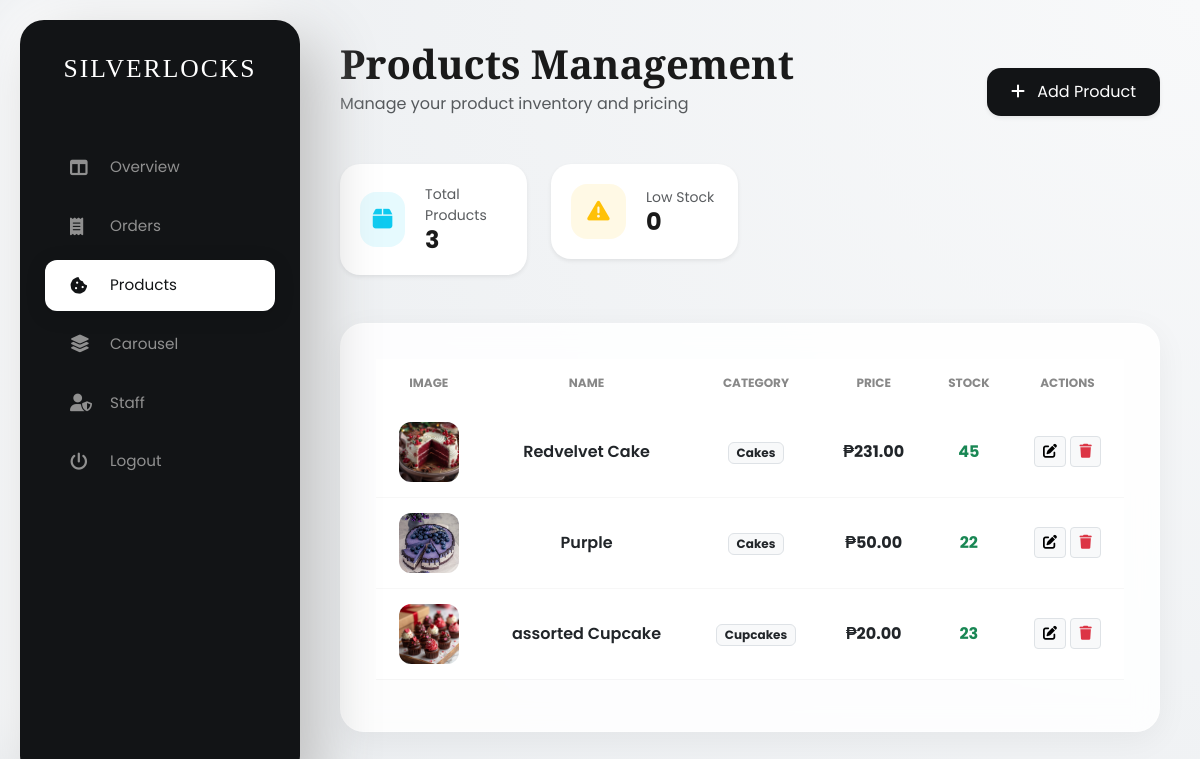
The page /admin_products.php (signed in) on the database its author committed.
### tables this page shows
CREATE TABLE `products` (
  `id` int(11) NOT NULL,
  `name` varchar(255) NOT NULL,
  `category` varchar(100) NOT NULL,
  `price` decimal(10,2) NOT NULL,
  `stock` int(11) NOT NULL,
  `description` text DEFAULT NULL,
  `image` varchar(255) NOT NULL,
  `created_at` timestamp NOT NULL DEFAULT current_timestamp()
);

### admin_products.php (the view, shortened to what this page needs)
<?php
include('includes/db_connect.php');
$product_query = "SELECT * FROM products ORDER BY created_at DESC";
$product_result = mysqli_query($conn, $product_query);
$total_count = mysqli_num_rows($product_result);
$low_stock_query = mysqli_query($conn, "SELECT COUNT(*) as low FROM products WHERE stock < 10");
$low_stock_data = mysqli_fetch_assoc($low_stock_query);
?>
<!DOCTYPE html>
<html lang="en">
<head>
    <link href="https://cdn.jsdelivr.net/npm/bootstrap@5.3.0/dist/css/bootstrap.min.css" rel="stylesheet">
    <link rel="stylesheet" href="https://cdnjs.cloudflare.com/ajax/libs/font-awesome/6.4.0/css/all.min.css">
</head>
<body>
    <aside class="sidebar">
        <a href="admin_dashboard.php" class="sidebar-brand">SILVER<span>LOCKS</span></a>
        <nav class="nav flex-column">
            <a class="nav-link" href="admin_dashboard.php"><i class="fas fa-columns"></i> Overview</a>
            <a class="nav-link" href="admin_orders.php"><i class="fas fa-receipt"></i> Orders</a>
            <a class="nav-link active" href="admin_products.php"><i class="fas fa-cookie-bite"></i> Products</a>
            <a class="nav-link" href="admin_carousel.php"><i class="fas fa-layer-group"></i> Carousel</a>
            <a class="nav-link" href="admin_users.php"><i class="fas fa-user-shield"></i> Staff</a>
            <div class="mt-auto">
                <a class="nav-link text-danger" href="javascript:void(0);" data-bs-toggle="modal" data-bs-target="#logoutModal">
                    <i class="fas fa-power-off"></i> Logout
                </a>
            </div>
        </nav>
    </aside>
    <main class="main-content">
        <div class="d-flex justify-content-between align-items-end mb-5">
            <div>
                <h1 class="fw-bold mb-1" style="font-family: 'Playfair Display'; font-size: 2.5rem;">Products Management</h1>
                <p class="text-muted mb-0">Manage your product inventory and pricing</p>
            </div>
            <a href="admin_add_products.php" class="btn-add shadow-sm"><i class="fas fa-plus me-2"></i> Add Product</a>
        </div>
        <div class="row g-4 mb-5">
            <div class="col-xl-3 col-md-6">
                <div class="stat-widget shadow-sm">
                    <div class="icon-box bg-info bg-opacity-10 text-info"><i class="fas fa-box"></i></div>
                    <div><p class="text-muted small mb-0">Total Products</p><h4 class="fw-bold mb-0"><?php echo $total_count; ?></h4></div>
                </div>
            </div>
            <div class="col-xl-3 col-md-6">
                <div class="stat-widget shadow-sm">
                    <div class="icon-box bg-warning bg-opacity-10 text-warning"><i class="fas fa-exclamation-triangle"></i></div>
                    <div><p class="text-muted small mb-0">Low Stock</p><h4 class="fw-bold mb-0"><?php echo $low_stock_data['low']; ?></h4></div>
                </div>
            </div>
        </div>
        <div class="glass-card">
            <div class="table-responsive">
                <table class="table align-middle">
                    <thead>
                        <tr><th>Image</th><th>Name</th><th>Category</th><th>Price</th><th>Stock</th><th>Actions</th></tr>
                    </thead>
                    <tbody>
                        <?php while($product = mysqli_fetch_assoc($product_result)): ?>
                        <tr>
                            <td><img src="uploads/<?php echo $product['image']; ?>" class="product-img"></td>
                            <td class="fw-semibold"><?php echo $product['name']; ?></td>
                            <td><span class="badge bg-light text-dark border"><?php echo $product['category']; ?></span></td>
                            <td class="fw-bold">₱<?php echo number_format($product['price'], 2); ?></td>
                            <td><span class="fw-bold <?php echo ($product['stock'] < 10) ? 'text-danger' : 'text-success'; ?>"><?php echo $product['stock']; ?></span></td>
                            <td>
                                <a href="admin_edit_product.php?id=<?php echo $product['id']; ?>" class="btn btn-sm btn-light border">
                                    <i class="fas fa-edit"></i>
                                </a>
                                <button type="button" class="btn btn-sm btn-light border text-danger" onclick="confirmDelete(<?php echo $product['id']; ?>)">
                                    <i class="fas fa-trash"></i>
                                </button>
                            </td>
                        </tr>
                        <?php endwhile; ?>
                    </tbody>
                </table>
            </div>
        </div>
    </main>
</body>
</html>

### admin_products.php (style rules this page uses)
:root { --glass-bg: rgba(255, 255, 255, 0.85); --sidebar-dark: #121416; --text-main: #1a1a1a; }
body { font-family: 'Poppins', sans-serif; background: radial-gradient(circle at top right, #f8f9fa, #e9ecef); min-height: 100vh; color: var(--text-main); margin: 0; }
.sidebar { width: 280px; height: 95vh; background: var(--sidebar-dark); position: fixed; left: 20px; top: 2.5vh; border-radius: 24px; color: white; z-index: 1000; box-shadow: 20px 20px 60px #bebebe, -20px -20px 60px #ffffff; display: flex; flex-direction: column; padding: 30px 10px; }
.sidebar-brand { font-family: 'Playfair Display', serif; font-size: 1.6rem; text-align: center; color: white; text-decoration: none; margin-bottom: 50px; letter-spacing: 2px; }
.sidebar-brand span { color: var(--silver-accent); }
.nav-link { color: #909090 !important; padding: 14px 25px; margin: 4px 15px; border-radius: 12px; display: flex; align-items: center; gap: 15px; transition: all 0.3s cubic-bezier(0.4, 0, 0.2, 1); font-size: 0.95rem; }
.nav-link i { font-size: 1.1rem; width: 25px; }
.nav-link:hover, .nav-link.active { background: #ffffff; color: var(--sidebar-dark) !important; box-shadow: 0 4px 20px rgba(0,0,0,0.15); }
.main-content { margin-left: 320px; padding: 40px 40px 40px 20px; }
.glass-card { background: var(--glass-bg); backdrop-filter: blur(12px); border-radius: 24px; padding: 35px; border: 1px solid rgba(255, 255, 255, 0.5); box-shadow: 0 8px 32px rgba(0,0,0,0.05); }
.stat-widget { background: white; border-radius: 20px; padding: 20px; display: flex; align-items: center; gap: 20px; }
.icon-box { width: 55px; height: 55px; border-radius: 16px; display: flex; align-items: center; justify-content: center; font-size: 1.4rem; }
.product-img { width: 60px; height: 60px; object-fit: cover; border-radius: 12px; }
.table thead th { text-transform: uppercase; font-size: 0.75rem; color: #888; border: none; padding: 15px; text-align: center; }
.table tbody td { padding: 15px; border-bottom: 1px solid rgba(0,0,0,0.03); vertical-align: middle; text-align: center; }
.btn-add { background: var(--sidebar-dark); border: none; border-radius: 14px; padding: 12px 24px; color: #fff; text-decoration: none; }

### rows shown on the page
products: image (picture), name "Redvelvet Cake", category "Cakes", price "231.00", stock "45"
products: image (picture), name "Purple", category "Cakes", price "50.00", stock "22"
products: image (picture), name "assorted Cupcake", category "Cupcakes", price "20.00", stock "23"

### other values the page prints
$total_count "3"
$low_stock_data['low'] "0"
